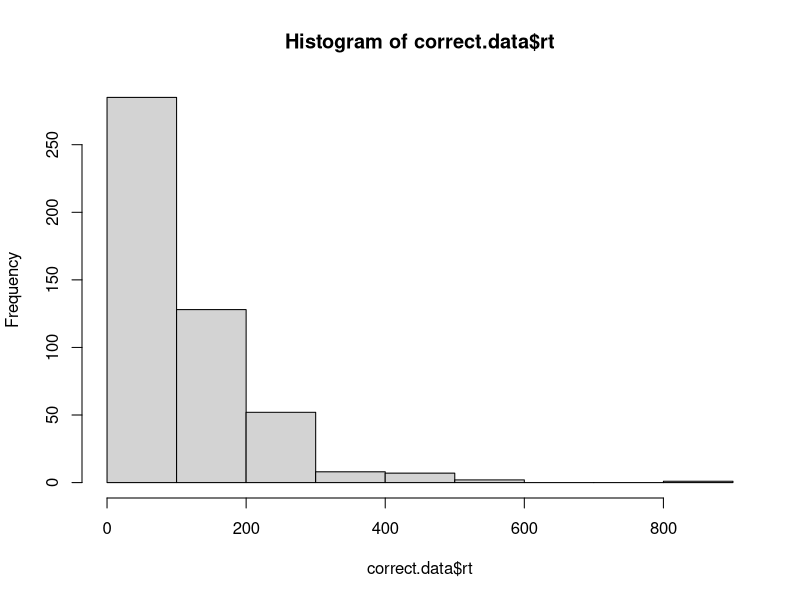
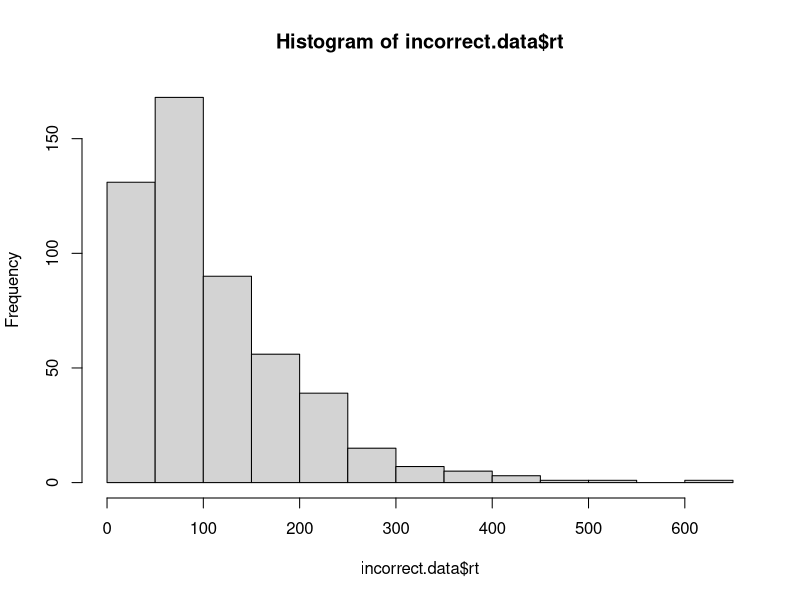

Recreate these plots in R, in order.
# implement the model by filling in the function below
# the model should return a data frame with two columns: correct and rt
# the correct column should be TRUE or FALSE, and rt should contain the
# number of steps it took to reach the criterion.

# note that the function takes four arguments:
# samples is the number of samples to draw from the model
# drift is the drift rate (default value is 0)
# sdrw is the variability in the drift rate (default value is 0.3)
# criterion is the threshold for a response (default value is 3)

random.walk.model <- function(samples, drift=0, sdrw=0.3, criterion=3) {
  output <- data.frame(matrix(ncol = 2, nrow = 0))
  
  for (i in seq(from = 1, to = samples)) {
    int_ev_sig <- 0
    rt <- 0
    while ((-criterion <= int_ev_sig) && (int_ev_sig <= criterion)) {
      new_ev <- rnorm(1, mean = drift, sd = sdrw)
      int_ev_sig <- int_ev_sig + new_ev
      rt <- rt + 1
    }
    correct = TRUE
    if (int_ev_sig < -criterion) {
      correct = FALSE
    }
    output <- rbind(output, data.frame(correct, rt))
  }
  output <- setNames(output, c("correct", "rt"))
  return(output)
}

# test the model ####

testy_test <- random.walk.model(10)

# if the model is working correctly, then the line below should generate a data frame with 
# 1000 samples and about half of the samples should be correct. the average rt will probably
# be around 112, but might vary from that by a bit.

initial.test <- random.walk.model(1000)
sum(initial.test$correct) / length(initial.test$correct) # should be close to 0.5
mean(initial.test$rt) # should be about 112

# visualize the RT distributions ####
# we can use dplyr to filter the data and visualize the correct and incorrect RT distributions

library(dplyr)

correct.data <- initial.test %>% filter(correct==TRUE)
incorrect.data <- initial.test %>% filter(correct==FALSE)

hist(correct.data$rt)
hist(incorrect.data$rt)
